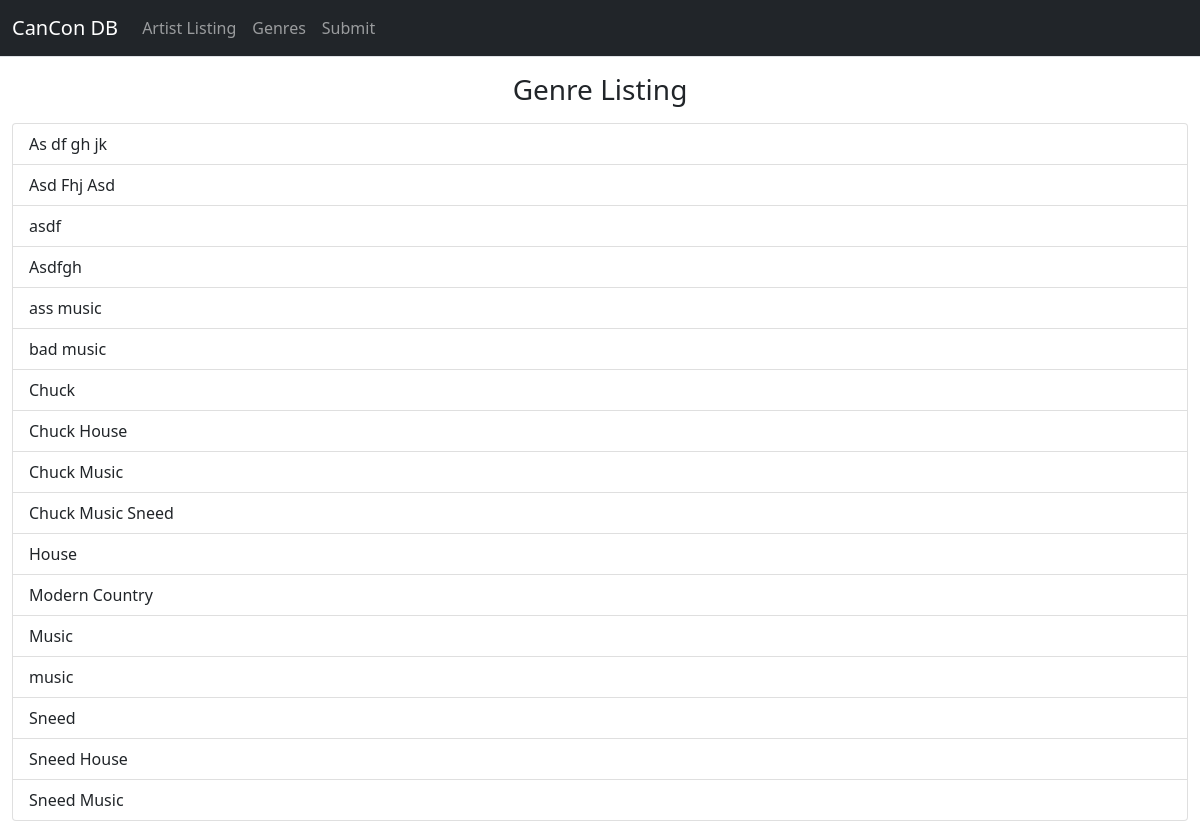
Before: /genres/ with the older database file.
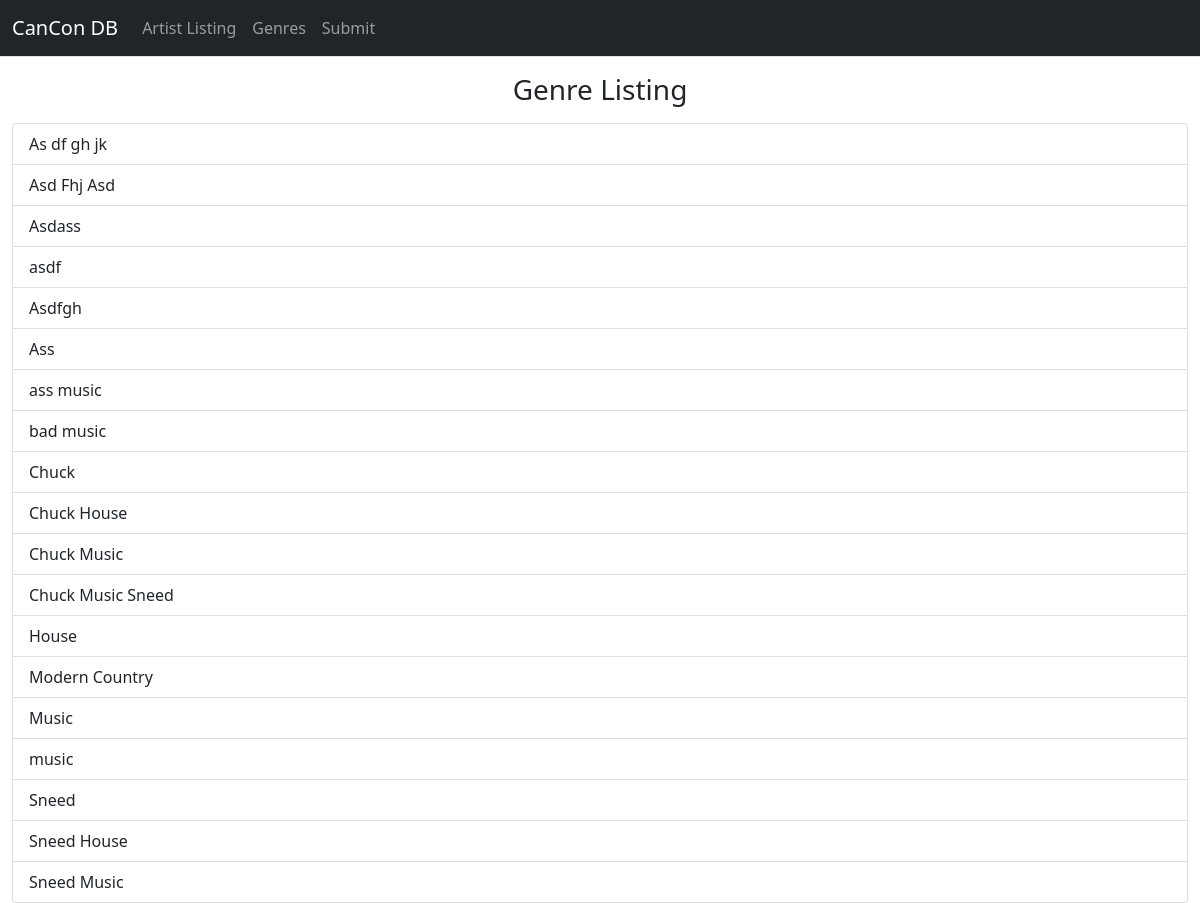
After: the same page with the newer database file.
### listing/views.py (the view)
# urls.py: path('genres/', views.genres),
def genres(request):
    tags = sorted(list(str(x) for x in Tag.objects.all().values_list("name", flat=True)), key=str.casefold)
    slugs = sorted(Tag.objects.all().values_list("slug", flat=True), key=str.casefold)
    genre_data = zip(tags, slugs)
    return render(request, 'genres.html', {'genre_data': genre_data})

### listing/templates/genres.html
{% extends "genericSite.html" %}
{%block body %}
    <h3 class="text-center mt-3"> Genre Listing </h3>
    <div class="list-group mt-3">
        {% for tag, slug in genre_data %}
            <a class="list-group-item list-group-item-action" href="/genres/{{ slug }}">{{ tag }}</a>
        {% endfor %}
    </div>
{% endblock body %}

Changed rows visible on the page:
added Tag: tag "Asdass"
added Tag: tag "Ass"
